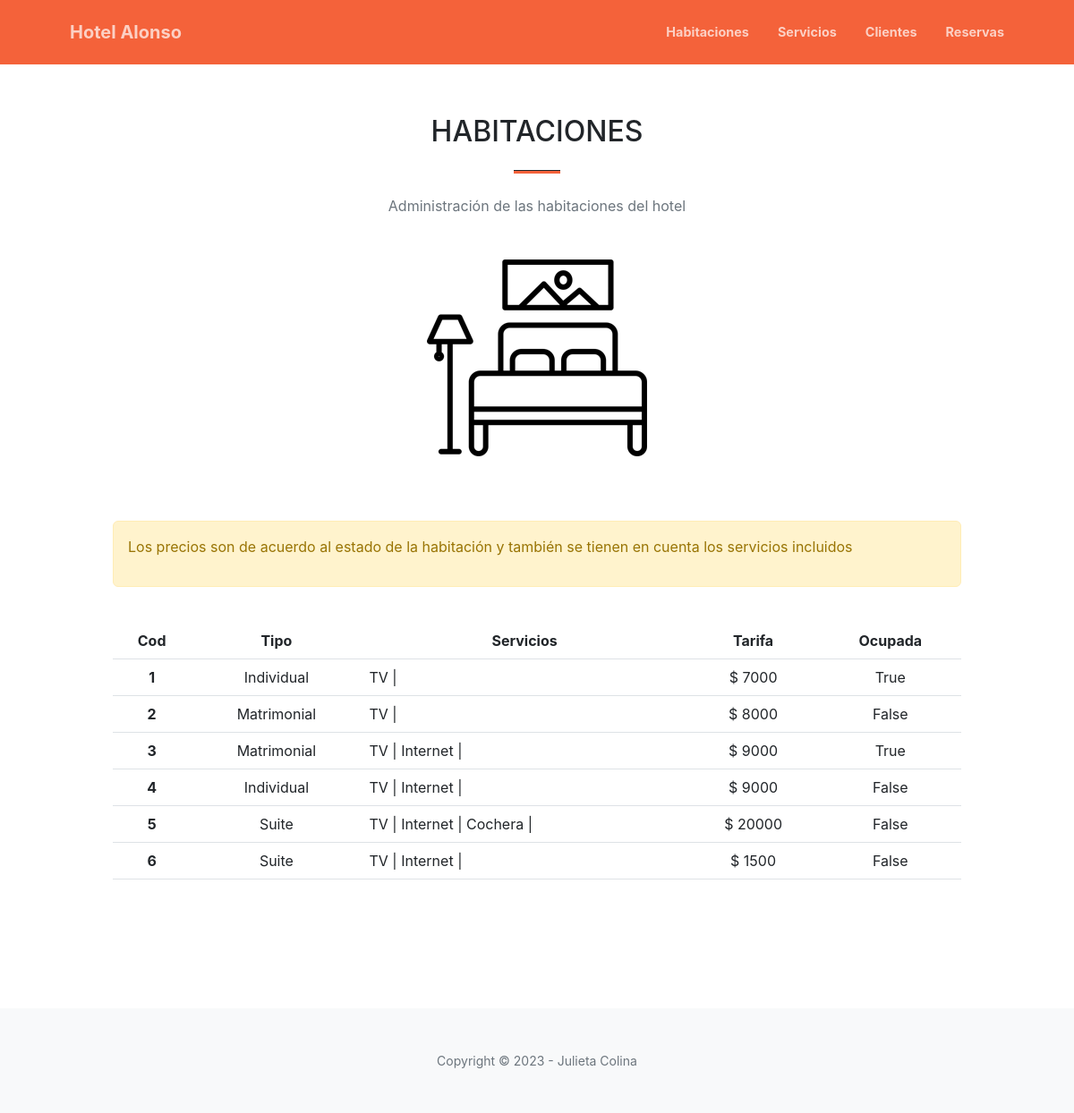
The page /habitaciones/ on the database its author committed.
### APP1/models.py (models this page shows, shortened)
class habitación(models.Model):
    tipo = models.ForeignKey(tipo_habitación, on_delete=models.CASCADE, blank=True, null=True)
    servicios = models.ManyToManyField(servicio)
    tarifa = models.PositiveIntegerField(default=8000)
    ocupada = models.BooleanField(default=False)
    class Meta:
        db_table = 'habitación'
        verbose_name = 'habitación'
        verbose_name_plural = 'Habitaciones'

class tipo_habitación(models.Model):
    nombre = models.CharField(max_length=20, null=False, verbose_name='tipo')
    def __str__(self):
        return '%s'%(self.nombre)
    class Meta:
        db_table = 'tipo_habitación'
        verbose_name = 'tipoH'
        verbose_name_plural = 'Tipos de Habitaciones'

class servicio(models.Model):
    nombre = models.CharField(max_length=20, null=False, verbose_name='Nombre')
    tarifa = models.CharField(max_length=20, null=False, verbose_name='Tarifa')
    descripción = models.CharField(max_length=50, null=False, verbose_name='Descripción')
    def __str__(self):
        return '%s'%(self.nombre)
    class Meta:
        db_table = 'servicio'
        verbose_name = 'servicio'
        verbose_name_plural = 'Servicios'

### APP1/views.py (the view)
# urls.py: path('habitaciones/',views.habitaciones,name='habitaciones'),
def habitaciones(request):
    h = habitación.objects.all()
    tipos=tipo_habitación.objects.all()
    lista={'habitaciones':h,
            'tiposH':tipos,
        }
    return render(request, 'habitaciones.html',lista)

### APP1/templates/habitaciones.html (shortened to what this page needs)
{%extends "template_padre.html"%}
{% load static %}
{%block content%}
<main>
    <section class="page-section" id="contact">
        <div class="container px-4 px-lg-5">
            <div class="row gx-4 gx-lg-5 justify-content-center">
                <div class="col-lg-8 col-xl-6 text-center">
                    <h2 class="mt-0">HABITACIONES</h2>
                    <hr class="divider" />
                    <p class="text-muted mb-5">Administración de las habitaciones del hotel</p>
                    <img class="img-fluid" src="{%static 'img/double-bed.png'%}" alt="">
                </div>
            </div>
            <div class="container px-4 px-lg-5">
                <div class="row gx-4 gx-lg-5 justify-content-center">
                    <div class="col-lg-8 col-xl-12 text-center">
                        <br><br><br>
                        <div class="alert  alert-warning text-start" role="alert">
                            <p>Los precios son de acuerdo al estado de la habitación y también se tienen en cuenta los servicios incluidos</p>
                        </div>
                        <br>
                    <table class="table">
                        <thead>
                        <tr>
                            <th scope="col">Cod</th>
                            <th scope="col">Tipo</th>
                            <th scope="col">Servicios</th>
                            <th scope="col">Tarifa</th>
                            <th scope="col">Ocupada</th>
                        </tr>
                        </thead>
                        <tbody>
                        {% for h in habitaciones %}
                        <tr>
                            <th scope="row">{{h.id}}</th>
                            <td>{{h.tipo}}</td>
                            <td class="text-start">
                                {% for servicios in h.servicios.all %}{{ servicios }} | {% endfor %}
                            </td>
                            <td>$  {{h.tarifa}}</td>
                            <td>{{h.ocupada}}</td>
                        </tr>
                        {% endfor %}
                        </tbody>
                    </table>
                    </div>
                </div>
            </div>
        </section>
</main>
{%endblock%}

### APP1/templates/template_padre.html (shortened to what this page needs)
<!DOCTYPE html>
{% load static %}
<html lang="es">
<head>
    <link rel="stylesheet" href='{% static "css/bootstrap.min.css"%}'>
    <link rel="stylesheet" href='{% static "css/styles.css"%}'>
</head>
<body>
    <nav class="navbar navbar-expand-lg navbar-light fixed-top py-3" id="mainNav">
        <div class="container px-4 px-lg-5">
            <a class="navbar-brand" href="{% url 'index' %}">Hotel Alonso</a>
            <div class="collapse navbar-collapse" id="navbarResponsive">
                <ul class="navbar-nav ms-auto my-2 my-lg-0">
                    <li class="nav-item"><a class="nav-link" href="{% url 'habitaciones' %}">Habitaciones</a></li>
                    <li class="nav-item"><a class="nav-link" href="{% url 'servicios' %}">Servicios</a></li>
                    <li class="nav-item"><a class="nav-link" href="{% url 'clientes' %}">Clientes</a></li>
                    <li class="nav-item"><a class="nav-link" href="{% url 'reservas' %}">Reservas</a></li>
                </ul>
            </div>
        </div>
    </nav>
    {%block content%}
    {%endblock%}
    <footer class="bg-light py-5">
        <div class="container px-4 px-lg-5"><div class="small text-center text-muted">Copyright &copy; 2023 - Julieta Colina</div></div>
    </footer>
</body>
</html>

### rows shown on the page
habitación: id "1", tipo "Individual", tarifa "7000", ocupada "True"
servicio: nombre "TV"
habitación: id "2", tipo "Matrimonial", tarifa "8000", ocupada "False"
habitación: id "3", tipo "Matrimonial", tarifa "9000", ocupada "True"
servicio: nombre "Internet"
habitación: id "4", tipo "Individual", tarifa "9000", ocupada "False"
habitación: id "5", tipo "Suite", tarifa "20000", ocupada "False"
servicio: nombre "Cochera"
habitación: id "6", tipo "Suite", tarifa "1500", ocupada "False"
